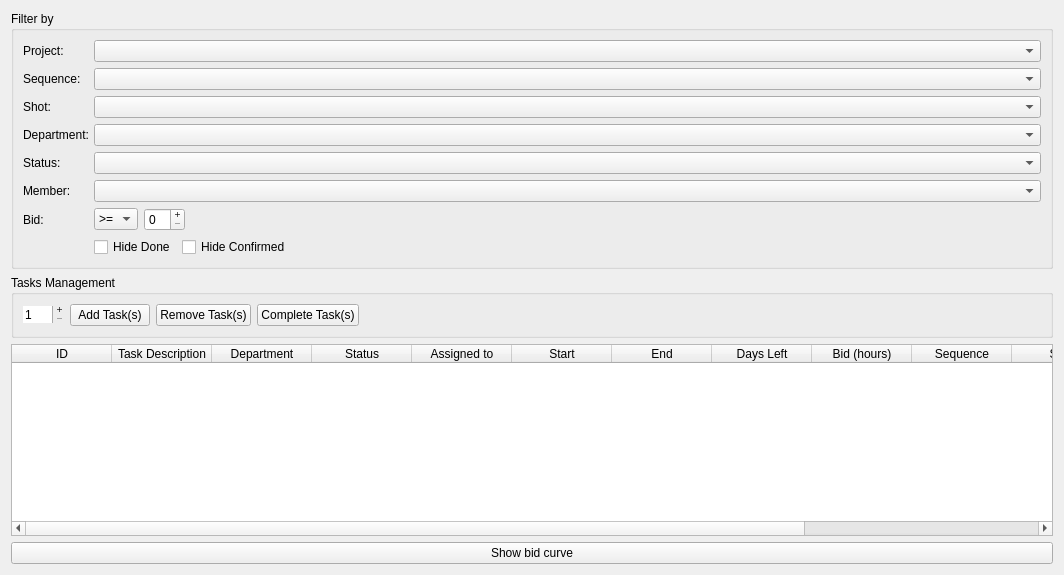
           <widget class="QWidget" name="tmTab">
            <attribute name="title">
             <string>Task Manager</string>
            </attribute>
            <layout class="QVBoxLayout" name="verticalLayout_11">
             <item>
              <widget class="QFrame" name="tmMainFrame">
               <property name="frameShape">
                <enum>QFrame::NoFrame</enum>
               </property>
               <property name="frameShadow">
                <enum>QFrame::Raised</enum>
               </property>
               <layout class="QVBoxLayout" name="verticalLayout_27">
                <property name="margin">
                 <number>0</number>
                </property>
                <item>
                 <widget class="QGroupBox" name="tmFilterByGroupBox">
                  <property name="title">
                   <string>Filter by</string>
                  </property>
                  <property name="flat">
                   <bool>true</bool>
                  </property>
                  <property name="checkable">
                   <bool>false</bool>
                  </property>
                  <layout class="QVBoxLayout" name="verticalLayout_26">
                   <item>
                    <widget class="QFrame" name="tmProjectFilterFrame">
                     <property name="frameShape">
                      <enum>QFrame::NoFrame</enum>
                     </property>
                     <property name="frameShadow">
                      <enum>QFrame::Raised</enum>
                     </property>
                     <layout class="QHBoxLayout" name="horizontalLayout_35">
                      <property name="margin">
                       <number>0</number>
                      </property>
                      <item>
                       <widget class="QLabel" name="tmProjectLbl">
                        <property name="maximumSize">
                         <size>
                          <width>65</width>
                          <height>16777215</height>
                         </size>
                        </property>
                        <property name="text">
                         <string>Project:</string>
                        </property>
                       </widget>
                      </item>
                      <item>
                       <widget class="QComboBox" name="tmFilterByProjectComboBox"/>
                      </item>
                     </layout>
                    </widget>
                   </item>
                   <item>
                    <widget class="QFrame" name="tmSequenceFilterFrame">
                     <property name="frameShape">
                      <enum>QFrame::NoFrame</enum>
                     </property>
                     <property name="frameShadow">
                      <enum>QFrame::Raised</enum>
                     </property>
                     <layout class="QHBoxLayout" name="horizontalLayout_36">
                      <property name="margin">
                       <number>0</number>
                      </property>
                      <item>
                       <widget class="QLabel" name="tmSequenceLbl">
                        <property name="maximumSize">
                         <size>
                          <width>65</width>
                          <height>16777215</height>
                         </size>
                        </property>
                        <property name="text">
                         <string>Sequence:</string>
                        </property>
                       </widget>
                      </item>
                      <item>
                       <widget class="QComboBox" name="tmFilterBySequenceComboBox"/>
                      </item>
                     </layout>
                    </widget>
                   </item>
                   <item>
                    <widget class="QFrame" name="tmShotFilterFrame">
                     <property name="maximumSize">
                      <size>
                       <width>16777215</width>
                       <height>16777215</height>
                      </size>
                     </property>
                     <property name="frameShape">
                      <enum>QFrame::NoFrame</enum>
                     </property>
                     <property name="frameShadow">
                      <enum>QFrame::Raised</enum>
                     </property>
                     <layout class="QHBoxLayout" name="horizontalLayout_37">
                      <property name="margin">
                       <number>0</number>
                      </property>
                      <item>
                       <widget class="QLabel" name="tmShotLbl">
                        <property name="maximumSize">
                         <size>
                          <width>65</width>
                          <height>16777215</height>
                         </size>
                        </property>
                        <property name="text">
                         <string>Shot:</string>
                        </property>
                       </widget>
                      </item>
                      <item>
                       <widget class="QComboBox" name="tmFilterByShotComboBox"/>
                      </item>
                     </layout>
                    </widget>
                   </item>
                   <item>
                    <widget class="QFrame" name="tmDepartmentFilterFrame">
                     <property name="frameShape">
                      <enum>QFrame::NoFrame</enum>
                     </property>
                     <property name="frameShadow">
                      <enum>QFrame::Raised</enum>
                     </property>
                     <layout class="QHBoxLayout" name="horizontalLayout_29">
                      <property name="margin">
                       <number>0</number>
                      </property>
                      <item>
                       <widget class="QLabel" name="tmDepartmentFilter">
                        <property name="maximumSize">
                         <size>
                          <width>65</width>
                          <height>16777215</height>
                         </size>
                        </property>
                        <property name="text">
                         <string>Department:</string>
                        </property>
                       </widget>
                      </item>
                      <item>
                       <widget class="QComboBox" name="tmFilterByDeptComboBox">
                        <property name="frame">
                         <bool>true</bool>
                        </property>
                       </widget>
                      </item>
                     </layout>
                    </widget>
                   </item>
                   <item>
                    <widget class="QFrame" name="tmStatusFilterGroupBox">
                     <property name="frameShape">
                      <enum>QFrame::NoFrame</enum>
                     </property>
                     <property name="frameShadow">
                      <enum>QFrame::Raised</enum>
                     </property>
                     <layout class="QHBoxLayout" name="horizontalLayout_30">
                      <property name="margin">
                       <number>0</number>
                      </property>
                      <item>
                       <widget class="QLabel" name="tmStatusLbl">
                        <property name="maximumSize">
                         <size>
                          <width>65</width>
                          <height>16777215</height>
                         </size>
                        </property>
                        <property name="text">
                         <string>Status:</string>
                        </property>
                       </widget>
                      </item>
                      <item>
                       <widget class="QComboBox" name="tmFilterByStatusComboBox">
                        <property name="frame">
                         <bool>true</bool>
                        </property>
                       </widget>
                      </item>
                     </layout>
                    </widget>
                   </item>
                   <item>
                    <widget class="QFrame" name="tmFilterByMemberFrame">
                     <property name="frameShape">
                      <enum>QFrame::NoFrame</enum>
                     </property>
                     <property name="frameShadow">
                      <enum>QFrame::Raised</enum>
                     </property>
                     <layout class="QHBoxLayout" name="horizontalLayout_31">
                      <property name="margin">
                       <number>0</number>
                      </property>
                      <item>
                       <widget class="QLabel" name="tmMemberLbl">
                        <property name="maximumSize">
                         <size>
                          <width>65</width>
                          <height>16777215</height>
                         </size>
                        </property>
                        <property name="text">
                         <string>Member:</string>
                        </property>
                       </widget>
                      </item>
                      <item>
                       <widget class="QComboBox" name="tmFilterByMemberComboBox">
                        <property name="frame">
                         <bool>true</bool>
                        </property>
                       </widget>
                      </item>
                     </layout>
                    </widget>
                   </item>
                   <item>
                    <widget class="QFrame" name="tmBidFilterFrame">
                     <property name="frameShape">
                      <enum>QFrame::NoFrame</enum>
                     </property>
                     <property name="frameShadow">
                      <enum>QFrame::Raised</enum>
                     </property>
                     <layout class="QHBoxLayout" name="horizontalLayout_33">
                      <property name="margin">
                       <number>0</number>
                      </property>
                      <item>
                       <widget class="QLabel" name="tmBidLbl">
                        <property name="minimumSize">
                         <size>
                          <width>65</width>
                          <height>0</height>
                         </size>
                        </property>
                        <property name="maximumSize">
                         <size>
                          <width>60</width>
                          <height>16777215</height>
                         </size>
                        </property>
                        <property name="text">
                         <string>Bid:</string>
                        </property>
                       </widget>
                      </item>
                      <item>
                       <widget class="QComboBox" name="tmBidOperationComboBox">
                        <property name="minimumSize">
                         <size>
                          <width>41</width>
                          <height>0</height>
                         </size>
                        </property>
                        <property name="maximumSize">
                         <size>
                          <width>65</width>
                          <height>16777215</height>
                         </size>
                        </property>
                        <property name="frame">
                         <bool>true</bool>
                        </property>
                        <item>
                         <property name="text">
                          <string>&gt;=</string>
                         </property>
                        </item>
                        <item>
                         <property name="text">
                          <string>&lt;=</string>
                         </property>
                        </item>
                       </widget>
                      </item>
                      <item>
                       <widget class="QSpinBox" name="tmFilterByBidComboBox">
                        <property name="buttonSymbols">
                         <enum>QAbstractSpinBox::PlusMinus</enum>
                        </property>
                       </widget>
                      </item>
                      <item>
                       <spacer name="tmHorizontalSpacer_01">
                        <property name="orientation">
                         <enum>Qt::Horizontal</enum>
                        </property>
                        <property name="sizeHint" stdset="0">
                         <size>
                          <width>40</width>
                          <height>20</height>
                         </size>
                        </property>
                       </spacer>
                      </item>
                     </layout>
                    </widget>
                   </item>
                   <item>
                    <widget class="QFrame" name="tmDoneFilterFrame">
                     <property name="frameShape">
                      <enum>QFrame::NoFrame</enum>
                     </property>
                     <property name="frameShadow">
                      <enum>QFrame::Raised</enum>
                     </property>
                     <layout class="QHBoxLayout" name="horizontalLayout_39">
                      <property name="margin">
                       <number>0</number>
                      </property>
                      <item>
                       <spacer name="tmhorizontalSpacer_5">
                        <property name="orientation">
                         <enum>Qt::Horizontal</enum>
                        </property>
                        <property name="sizeType">
                         <enum>QSizePolicy::Minimum</enum>
                        </property>
                        <property name="sizeHint" stdset="0">
                         <size>
                          <width>71</width>
                          <height>20</height>
                         </size>
                        </property>
                       </spacer>
                      </item>
                      <item>
                       <widget class="QCheckBox" name="tmHideDoneCheckBox">
                        <property name="maximumSize">
                         <size>
                          <width>16777215</width>
                          <height>16777215</height>
                         </size>
                        </property>
                        <property name="text">
                         <string>Hide Done</string>
                        </property>
                       </widget>
                      </item>
                      <item>
                       <widget class="QCheckBox" name="tmHideConfirmedCheckBox">
                        <property name="maximumSize">
                         <size>
                          <width>16777215</width>
                          <height>16777215</height>
                         </size>
                        </property>
                        <property name="text">
                         <string>Hide Confirmed</string>
                        </property>
                       </widget>
                      </item>
                      <item>
                       <spacer name="tmhorizontalSpacer_6">
                        <property name="orientation">
                         <enum>Qt::Horizontal</enum>
                        </property>
                        <property name="sizeType">
                         <enum>QSizePolicy::Fixed</enum>
                        </property>
                        <property name="sizeHint" stdset="0">
                         <size>
                          <width>750</width>
                          <height>20</height>
                         </size>
                        </property>
                       </spacer>
                      </item>
                     </layout>
                    </widget>
                   </item>
                  </layout>
                 </widget>
                </item>
                <item>
                 <widget class="QGroupBox" name="tmTaskManagementFrame">
                  <property name="title">
                   <string>Tasks Management</string>
                  </property>
                  <property name="flat">
                   <bool>true</bool>
                  </property>
                  <layout class="QHBoxLayout" name="horizontalLayout_32">
                   <item>
                    <widget class="QSpinBox" name="tmNbrOfRowsToAddSpinBox">
                     <property name="wrapping">
                      <bool>false</bool>
                     </property>
                     <property name="frame">
                      <bool>false</bool>
                     </property>
                     <property name="alignment">
                      <set>Qt::AlignLeading|Qt::AlignLeft|Qt::AlignVCenter</set>
                     </property>
                     <property name="buttonSymbols">
                      <enum>QAbstractSpinBox::PlusMinus</enum>
                     </property>
                     <property name="minimum">
                      <number>1</number>
                     </property>
                     <property name="maximum">
                      <number>100</number>
                     </property>
                     <property name="value">
                      <number>1</number>
                     </property>
                    </widget>
                   </item>
                   <item>
                    <widget class="QPushButton" name="tmAddTaskBtn">
                     <property name="text">
                      <string>Add Task(s)</string>
                     </property>
                    </widget>
                   </item>
                   <item>
                    <widget class="QPushButton" name="tmRemoveTaskBtn">
                     <property name="text">
                      <string>Remove Task(s)</string>
                     </property>
                    </widget>
                   </item>
                   <item>
                    <widget class="QPushButton" name="tmCompleteTaskBtn">
                     <property name="text">
                      <string>Complete Task(s)</string>
                     </property>
                    </widget>
                   </item>
                   <item>
                    <spacer name="horizontalSpacer">
                     <property name="orientation">
                      <enum>Qt::Horizontal</enum>
                     </property>
                     <property name="sizeHint" stdset="0">
                      <size>
                       <width>40</width>
                       <height>20</height>
                      </size>
                     </property>
                    </spacer>
                   </item>
                  </layout>
                 </widget>
                </item>
                <item>
                 <widget class="QTableWidget" name="tmTableWidget">
                  <property name="showGrid">
                   <bool>false</bool>
                  </property>
                  <property name="gridStyle">
                   <enum>Qt::SolidLine</enum>
                  </property>
                  <property name="sortingEnabled">
                   <bool>false</bool>
                  </property>
                  <attribute name="horizontalHeaderDefaultSectionSize">
                   <number>100</number>
                  </attribute>
                  <attribute name="horizontalHeaderMinimumSectionSize">
                   <number>10</number>
                  </attribute>
                  <attribute name="horizontalHeaderStretchLastSection">
                   <bool>false</bool>
                  </attribute>
                  <attribute name="verticalHeaderVisible">
                   <bool>false</bool>
                  </attribute>
                  <attribute name="verticalHeaderStretchLastSection">
                   <bool>false</bool>
                  </attribute>
                  <column>
                   <property name="text">
                    <string>ID</string>
                   </property>
                  </column>
                  <column>
                   <property name="text">
                    <string>Task Description</string>
                   </property>
                  </column>
                  <column>
                   <property name="text">
                    <string>Department</string>
                   </property>
                  </column>
                  <column>
                   <property name="text">
                    <string>Status</string>
                   </property>
                  </column>
                  <column>
                   <property name="text">
                    <string>Assigned to</string>
                   </property>
                  </column>
                  <column>
                   <property name="text">
                    <string>Start</string>
                   </property>
                  </column>
                  <column>
                   <property name="text">
                    <string>End</string>
                   </property>
                  </column>
                  <column>
                   <property name="text">
                    <string>Days Left</string>
                   </property>
                  </column>
                  <column>
                   <property name="text">
                    <string>Bid (hours)</string>
                   </property>
                  </column>
                  <column>
                   <property name="text">
                    <string>Sequence</string>
                   </property>
                  </column>
                  <column>
                   <property name="text">
                    <string>Shot</string>
                   </property>
                  </column>
                  <column>
                   <property name="text">
                    <string>Asset</string>
                   </property>
                  </column>
                  <column>
                   <property name="text">
                    <string>Confirm</string>
                   </property>
                  </column>
                 </widget>
                </item>
               </layout>
              </widget>
             </item>
             <item>
              <widget class="QPushButton" name="tmShowBidCurveBtn">
               <property name="text">
                <string>Show bid curve</string>
               </property>
              </widget>
             </item>
            </layout>
           </widget>
